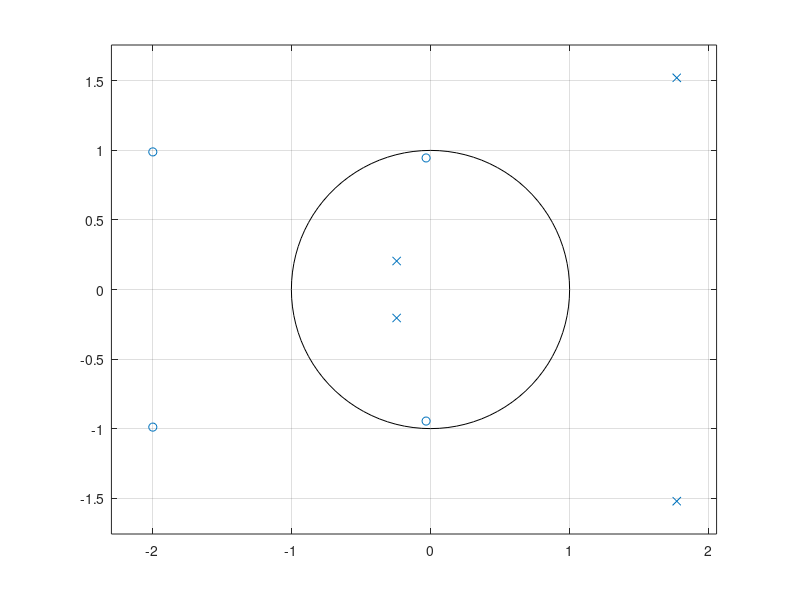
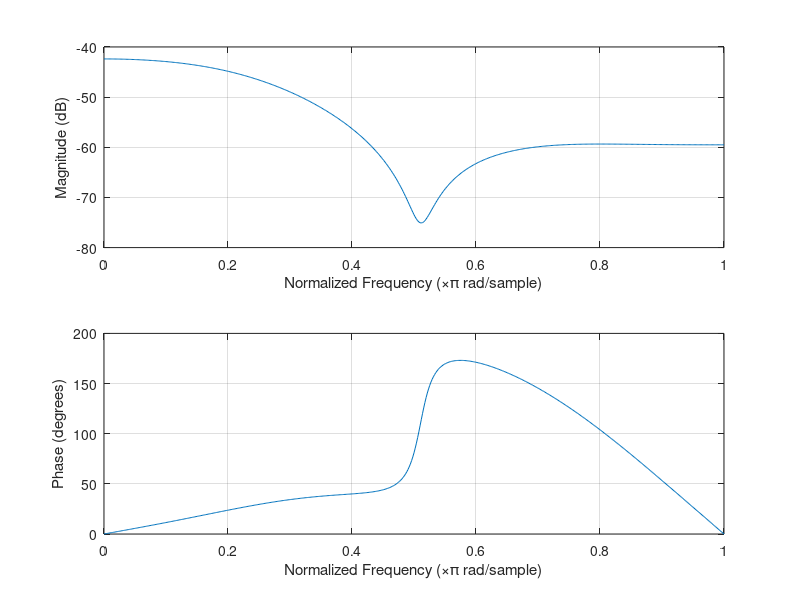

The MATLAB source for these figures, in order:
b = [0.0018,0.0073,0.011,0.007,0.008];
a = [1,-3.0544,3.8291,2.2925,0.55072];

%part a
[zeros,poles,gain] = tf2zp(b,a);
zeros
poles
gain
figure(1);
zplane(b,a);

%part b
[sos,g] = zp2sos(zeros,poles,gain);
sos
% the returned matrix i sof order 2x6
% format is 
%           b3 b2 b1 a0 a1 a2
%           b3 b2 b1 a0 a1 a2

%part c
%[h,w] = freqz(b,a);
%plot(abs(h));     %magnitude response
%plot(signal(h));  %phase response
%plot(w/pi,abs(h));
figure(2);
freqz(b,a);

%part d
%under construction